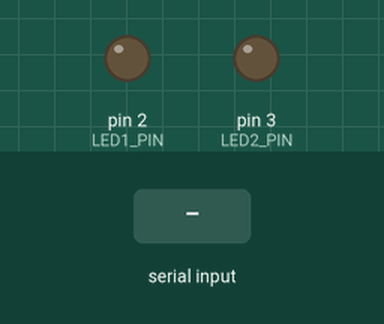
A sketch run on a simulated Arduino Uno, built with avr-gcc and run on an emulated ATmega328P. On the bench: output pins drawn as LEDs (lit = HIGH). Dashed ring = blinking. The test bench sets the inputs (shaded band). What the sketch prints to the serial monitor is not drawn.

Above: at 1.2 s.
1.3 s: "90,45\n" received over Serial
2.8 s: "1\n" received over Serial
4.3 s: "30,150\n" received over Serial
At 4.49 s:
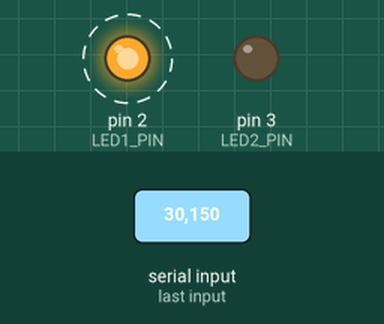
Timing chart, 0 to 13.3 s (numbered marks = the images above; inputs shaded):
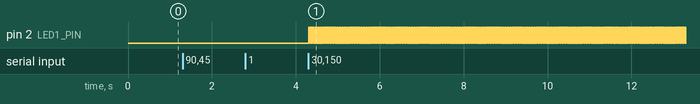

The sketch:

projectAsync.ino
```cpp
/*
 * PROJECT-ASYNC : Independent asynchronous control of two LEDs
 * CMPE 310 - UMBC
 *
 * Two LEDs on digital pins 2 and 3 (EC.3) blink independently. The User
 * sets each LED's blink interval (full period, in msec) over the Arduino
 * IDE serial-monitor (HL.3, HL.5). Serial input is handled non-blocking
 * so it never interrupts the blinking (HL.4). No RTOS or 3rd-party
 * multitasking library is used (EC.5): concurrency is achieved with
 * millis()-based non-blocking scheduling.
 */

const uint8_t LED1_PIN = 2;          // EC.3: LED1 on digital pin 2
const uint8_t LED2_PIN = 3;          // EC.3: LED2 on digital pin 3

// Per-LED blink state. halfPeriod = interval/2 (on-time == off-time).
struct Led {
  uint8_t       pin;
  unsigned long halfPeriod;          // msec; 0 = not yet set (stays off)
  unsigned long lastToggle;          // millis() timestamp of last change
  bool          on;
};

Led led1 = { LED1_PIN, 0, 0, false };
Led led2 = { LED2_PIN, 0, 0, false };

// Non-blocking serial input state machine.
enum InputState { ASK_LED, ASK_INTERVAL };
InputState inputState  = ASK_LED;
int        selectedLed = 0;          // 1 or 2, chosen in ASK_LED
char       lineBuf[16];
uint8_t    lineLen  = 0;
bool       prompted = false;         // has the current prompt been printed?

void setup() {
  pinMode(LED1_PIN, OUTPUT);
  pinMode(LED2_PIN, OUTPUT);
  digitalWrite(LED1_PIN, LOW);
  digitalWrite(LED2_PIN, LOW);
  Serial.begin(9600);
}

// Advance one LED's blink without blocking (HL.6: rate stays constant).
void serviceLed(Led &led) {
  if (led.halfPeriod == 0) return;            // rate not set -> stay off
  unsigned long now = millis();
  if (now - led.lastToggle >= led.halfPeriod) {
    led.lastToggle = now;
    led.on = !led.on;
    digitalWrite(led.pin, led.on ? HIGH : LOW);
  }
}

// Read available serial chars into lineBuf without blocking.
// Returns true once a full line (terminated by \n or \r) is ready.
bool readLineNonBlocking() {
  while (Serial.available() > 0) {
    char c = Serial.read();
    if (c == '\n' || c == '\r') {
      if (lineLen == 0) continue;             // ignore stray CR/LF
      lineBuf[lineLen] = '\0';
      lineLen = 0;
      return true;
    }
    if (lineLen < sizeof(lineBuf) - 1) lineBuf[lineLen++] = c;
  }
  return false;                               // nothing complete yet
}

void handleInput() {
  if (!prompted) {                            // print each prompt exactly once
    if (inputState == ASK_LED) Serial.print(F("What LED? (1 or 2) "));
    else                       Serial.print(F("What interval (in msec)? "));
    prompted = true;
  }

  if (!readLineNonBlocking()) return;         // no full line yet -> LEDs keep blinking

  long value = atol(lineBuf);
  Serial.println(value);                      // echo the accepted number

  if (inputState == ASK_LED) {
    if (value == 1 || value == 2) { selectedLed = (int)value; inputState = ASK_INTERVAL; }
    else                          { Serial.println(F("  Please enter 1 or 2.")); }
  } else {                                    // ASK_INTERVAL
    if (value > 0) {
      unsigned long half = (unsigned long)value / 2UL;   // Table 5: 600 -> 300/300
      Led &t = (selectedLed == 1) ? led1 : led2;
      t.halfPeriod = half;
      t.lastToggle = millis();
      t.on = true;
      digitalWrite(t.pin, HIGH);              // begin on-phase immediately
      Serial.print(F("  LED")); Serial.print(selectedLed);
      Serial.print(F(" -> ")); Serial.print(half);
      Serial.print(F(" ms on / ")); Serial.print(half);
      Serial.println(F(" ms off."));
    } else {
      Serial.println(F("  Interval must be a positive number of msec."));
    }
    inputState = ASK_LED;
  }
  prompted = false;                           // trigger the next prompt
}

void loop() {
  serviceLed(led1);       // blinking runs every iteration, independent of input
  serviceLed(led2);
  handleInput();          // non-blocking; never stalls the loop (HL.4)
}
```

Measured:
- after the input at 1.3 s, every drawn part: stays the same
- after the input at 2.8 s, every drawn part: stays the same
- after the input at 4.3 s, pin 2 (LED1_PIN): alternates HIGH for 0.02 s and LOW for 0.02 s, starting at once
